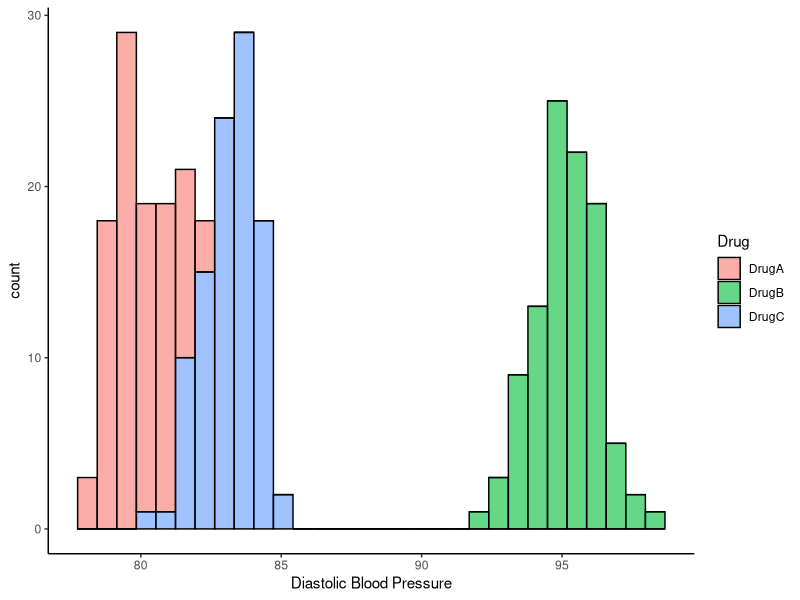

The R script that drew this image:
## ---- chunk 1
knitr::opts_chunk$set(echo = TRUE)
## ---- chunk 2
library(ggplot2)
library(dplyr)
library(gridExtra)
library(tidyr)
## ---- chunk 3
DrugA <- rnorm(100, mean = 80, sd = 1)
DrugB <- rnorm(100, mean = 95, sd = 1)
DrugC <- rnorm(100, mean = 83, sd = 1)

df <- data.frame(DrugA, DrugB, DrugC)

df2 <- df %>% pivot_longer(
  cols = `DrugA`:`DrugC`,
  names_to = "Drug",
  values_to = "Blood_Pressure"
)
head(df2)
## ---- chunk 4
ggplot(df2, aes(x = Blood_Pressure, fill = Drug)) +
  geom_histogram(color = "black", alpha = 0.6) +
  theme_classic() +
  xlab("Diastolic Blood Pressure")
## ---- chunk 5
shapiro.test(DrugA)
shapiro.test(DrugB)
shapiro.test(DrugC)
